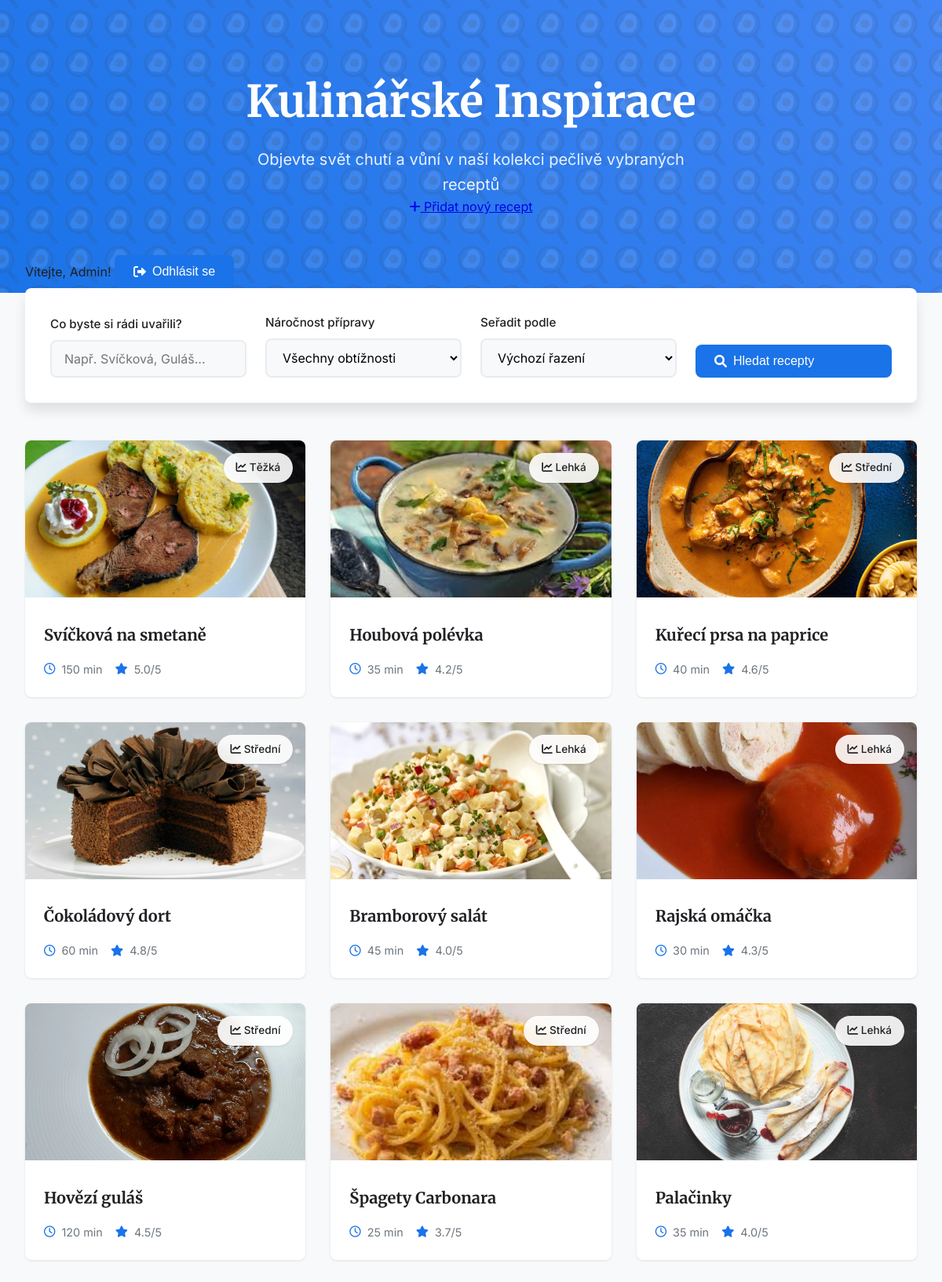
The app's page / (signed in) with its own data.
### recepty/models.py (models this page shows, shortened)
class Recept(models.Model):
    KATEGORIE_VOLBY = [
        ('hlavni', 'Hlavní jídlo'),
        ('dezert', 'Dezert'),
        ('polevka', 'Polévka'),
        ('predkrm', 'Předkrm'),
        ('napoj', 'Nápoj'),
    ]
    OBTIZNOST_VOLBY = [
        ('lehka', 'Lehká'),
        ('stredni', 'Střední'),
        ('tezka', 'Těžká'),
    ]
    nazev = models.CharField(max_length=200)
    postup = models.TextField()
    kategorie = models.CharField(max_length=20, choices=KATEGORIE_VOLBY)
    obtiznost = models.CharField(max_length=20, choices=OBTIZNOST_VOLBY)
    hodnoceni = models.FloatField(
        help_text="Hodnocení od 0 do 5",
        default=0
    )
    doba_pripravy = models.PositiveIntegerField(help_text="Doba v minutách")
    obrazek = models.ImageField(upload_to='recepty/', blank=True, null=True)
    autor = models.ForeignKey(User, on_delete=models.CASCADE, related_name='recepty', null=True, blank=True)
    vytvoreno = models.DateTimeField(auto_now_add=True)
    upraveno = models.DateTimeField(auto_now=True)
    class Meta:
        verbose_name = 'Recept'
        verbose_name_plural = 'Recepty'
        ordering = ['-vytvoreno']  # Řazení od nejnovějších
        indexes = [
            models.Index(fields=['nazev']),
            models.Index(fields=['kategorie']),
            models.Index(fields=['hodnoceni']),
            models.Index(fields=['vytvoreno']),
        ]

### recepty/views.py (the view)
# urls.py: path('', views.index, name='index'),
def index(request):
    recepty = Recept.objects.all()
    obtiznost = request.GET.get('obtiznost')
    if obtiznost:
        recepty = recepty.filter(obtiznost=obtiznost)
    q = request.GET.get('q')
    if q:
        recepty = recepty.filter(nazev__icontains=q)
    razeni = request.GET.get('razeni')
    if razeni == 'hodnoceni':
        recepty = recepty.order_by('-hodnoceni')
    elif razeni == 'obtiznost':
        recepty = recepty.order_by('obtiznost')
    return render(request, 'recepty/index.html', {'recepty': recepty})

### recepty/templates/recepty/index.html (shortened to what this page needs)
<!DOCTYPE html>
<html lang="cs">
<head>
    <link rel="stylesheet" href="https://cdnjs.cloudflare.com/ajax/libs/font-awesome/6.0.0/css/all.min.css">
</head>
<body>
    <div class="hero">
        <div class="hero-content">
            <h1>Kulinářské Inspirace</h1>
            <p class="subtitle">Objevte svět chutí a vůní v naší kolekci pečlivě vybraných receptů</p>
            {% if user.is_authenticated %}
                <div class="hero-actions">
                    <a href="{% url 'recepty:recept-create' %}" class="btn btn-primary">
                        <i class="fas fa-plus"></i>
                        Přidat nový recept
                    </a>
                </div>
            {% endif %}
        </div>
    </div>
    <div class="content">
        <div class="header-actions">
            <div class="auth-buttons">
                {% if user.is_authenticated %}
                    <span class="welcome-text">Vítejte, {{ user.username }}!</span>
                    <form method="post" action="{% url 'recepty:logout' %}" style="display: inline;">
                        <button type="submit" class="btn btn-outline">
                            <i class="fas fa-sign-out-alt"></i>
                            Odhlásit se
                        </button>
                    </form>
                {% endif %}
            </div>
        </div>
        <section class="search-section">
            <form method="get">
                <div class="form-group">
                    <label class="form-label" for="search">Co byste si rádi uvařili?</label>
                    <input type="text" id="search" name="q" placeholder="Např. Svíčková, Guláš..." value="{{ request.GET.q }}">
                </div>
                <div class="form-group">
                    <label class="form-label" for="difficulty">Náročnost přípravy</label>
                    <select id="difficulty" name="obtiznost">
                        <option value="">Všechny obtížnosti</option>
                    </select>
                </div>
                <div class="form-group">
                    <label class="form-label" for="sort">Seřadit podle</label>
                    <select id="sort" name="razeni">
                        <option value="">Výchozí řazení</option>
                    </select>
                </div>
                <button type="submit">
                    <i class="fas fa-search"></i>
                    Hledat recepty
                </button>
            </form>
        </section>
        <ul class="recipes-grid">
            {% for recept in recepty %}
            <li class="recipe-card">
                {% if recept.obrazek %}
                    <img class="recipe-image" src="{{ recept.obrazek.url }}" alt="{{ recept.nazev }}">
                {% else %}
                    <div class="recipe-placeholder">
                        <i class="fas fa-utensils fa-3x" style="color: var(--gray-300);"></i>
                    </div>
                {% endif %}
                <div class="difficulty-badge">
                    <i class="fas fa-chart-line"></i>
                    {{ recept.get_obtiznost_display }}
                </div>
                <div class="recipe-content">
                    <a href="{% url 'recepty:detail' recept.pk %}" class="recipe-title">{{ recept.nazev }}</a>
                    <div class="recipe-meta">
                        <span class="meta-item">
                            <i class="far fa-clock"></i>
                            {{ recept.doba_pripravy }} min
                        </span>
                        <span class="meta-item">
                            <i class="fas fa-star"></i>
                            {{ recept.hodnoceni }}/5
                        </span>
                    </div>
                </div>
            </li>
            {% empty %}
            <li class="empty-state">
                <i class="fas fa-search"></i>
                <p>Bohužel jsme nenašli žádné recepty odpovídající vašemu hledání. Zkuste upravit filtry nebo hledat jiný recept.</p>
            </li>
            {% endfor %}
        </ul>
    </div>
</body>
</html>

### recepty/templates/recepty/index.html (style rules this page uses)
:root { --primary-color: #1a73e8; --secondary-color: #4285f4; --accent-color: #fbbc04; --text-color: #202124; --bg-color: #ffffff; --gray-100: #f8f9fa; --gray-200: #e9ecef; --gray-300: #dee2e6; --gray-600: #6c757d; --border-radius: 8px; --shadow-sm: 0 1px 3px rgba(0,0,0,0.1); --shadow-md: 0 4px 6px rgba(0,0,0,0.1); --shadow-lg: 0 10px 15px rgba(0,0,0,0.1); }
* { margin: 0; padding: 0; box-sizing: border-box; }
body { font-family: 'Inter', sans-serif; background: var(--gray-100); color: var(--text-color); line-height: 1.6; }
.hero { position: relative; background: linear-gradient(45deg, var(--primary-color), var(--secondary-color)); color: white; padding: 6rem 2rem; text-align: center; overflow: hidden; }
.hero::before { content: ''; position: absolute; top: 0; left: 0; right: 0; bottom: 0; opacity: 0.1; animation: slide 20s linear infinite; }
.hero-content { position: relative; z-index: 1; max-width: 800px; margin: 0 auto; }
h1 { font-family: 'Merriweather', serif; font-size: 3.5rem; font-weight: 700; margin-bottom: 1.5rem; line-height: 1.2; }
.subtitle { font-size: 1.25rem; opacity: 0.9; max-width: 600px; margin: 0 auto; }
.content { max-width: 1200px; margin: -3rem auto 4rem; padding: 0 2rem; position: relative; z-index: 1; }
.search-section { background: white; padding: 2rem; border-radius: var(--border-radius); box-shadow: var(--shadow-lg); margin-bottom: 3rem; }
form { display: grid; grid-template-columns: repeat(auto-fit, minmax(200px, 1fr)); gap: 1.5rem; align-items: end; }
.form-group { display: flex; flex-direction: column; gap: 0.5rem; }
.form-label { font-weight: 500; color: var(--text-color); font-size: 0.95rem; }
input[type="text"], select { width: 100%; padding: 0.75rem 1rem; border: 2px solid var(--gray-200); border-radius: var(--border-radius); font-size: 1rem; font-family: inherit; background: var(--gray-100); transition: all 0.3s ease; }
button { background: var(--primary-color); color: white; border: none; padding: 0.75rem 1.5rem; border-radius: var(--border-radius); font-weight: 500; font-size: 1rem; cursor: pointer; transition: all 0.3s ease; display: inline-flex; align-items: center; gap: 0.5rem; }
.recipes-grid { display: grid; grid-template-columns: repeat(auto-fill, minmax(300px, 1fr)); gap: 2rem; list-style: none; }
.recipe-card { background: white; border-radius: var(--border-radius); overflow: hidden; box-shadow: var(--shadow-sm); transition: all 0.3s ease; position: relative; }
.recipe-image { width: 100%; height: 200px; object-fit: cover; }
.recipe-content { padding: 1.5rem; }
.recipe-title { font-family: 'Merriweather', serif; font-size: 1.25rem; font-weight: 700; color: var(--text-color); text-decoration: none; margin-bottom: 1rem; display: block; transition: color 0.3s ease; }
.recipe-meta { display: flex; flex-wrap: wrap; gap: 1rem; font-size: 0.9rem; color: var(--gray-600); }
.meta-item { display: flex; align-items: center; gap: 0.5rem; }
.meta-item i { color: var(--primary-color); }
.difficulty-badge { position: absolute; top: 1rem; right: 1rem; padding: 0.5rem 1rem; border-radius: 50px; font-size: 0.85rem; font-weight: 500; background: rgba(255, 255, 255, 0.9); backdrop-filter: blur(10px); box-shadow: var(--shadow-sm); }

### records on screen
Recept: obrazek (picture), obtiznost "Těžká", nazev "Svíčková na smetaně", doba_pripravy "150", hodnoceni "5.0"
Recept: obrazek (picture), obtiznost "Lehká", nazev "Houbová polévka", doba_pripravy "35", hodnoceni "4.2"
Recept: obrazek (picture), obtiznost "Střední", nazev "Kuřecí prsa na paprice", doba_pripravy "40", hodnoceni "4.6"
Recept: obrazek (picture), obtiznost "Střední", nazev "Čokoládový dort", doba_pripravy "60", hodnoceni "4.8"
Recept: obrazek (picture), obtiznost "Lehká", nazev "Bramborový salát", doba_pripravy "45", hodnoceni "4.0"
Recept: obrazek (picture), obtiznost "Lehká", nazev "Rajská omáčka", doba_pripravy "30", hodnoceni "4.3"
Recept: obrazek (picture), obtiznost "Střední", nazev "Hovězí guláš", doba_pripravy "120", hodnoceni "4.5"
Recept: obrazek (picture), obtiznost "Střední", nazev "Špagety Carbonara", doba_pripravy "25", hodnoceni "3.7"
Recept: obrazek (picture), obtiznost "Lehká", nazev "Palačinky", doba_pripravy "35", hodnoceni "4.0"

### other values on screen
{{ user.username }} "Admin"
